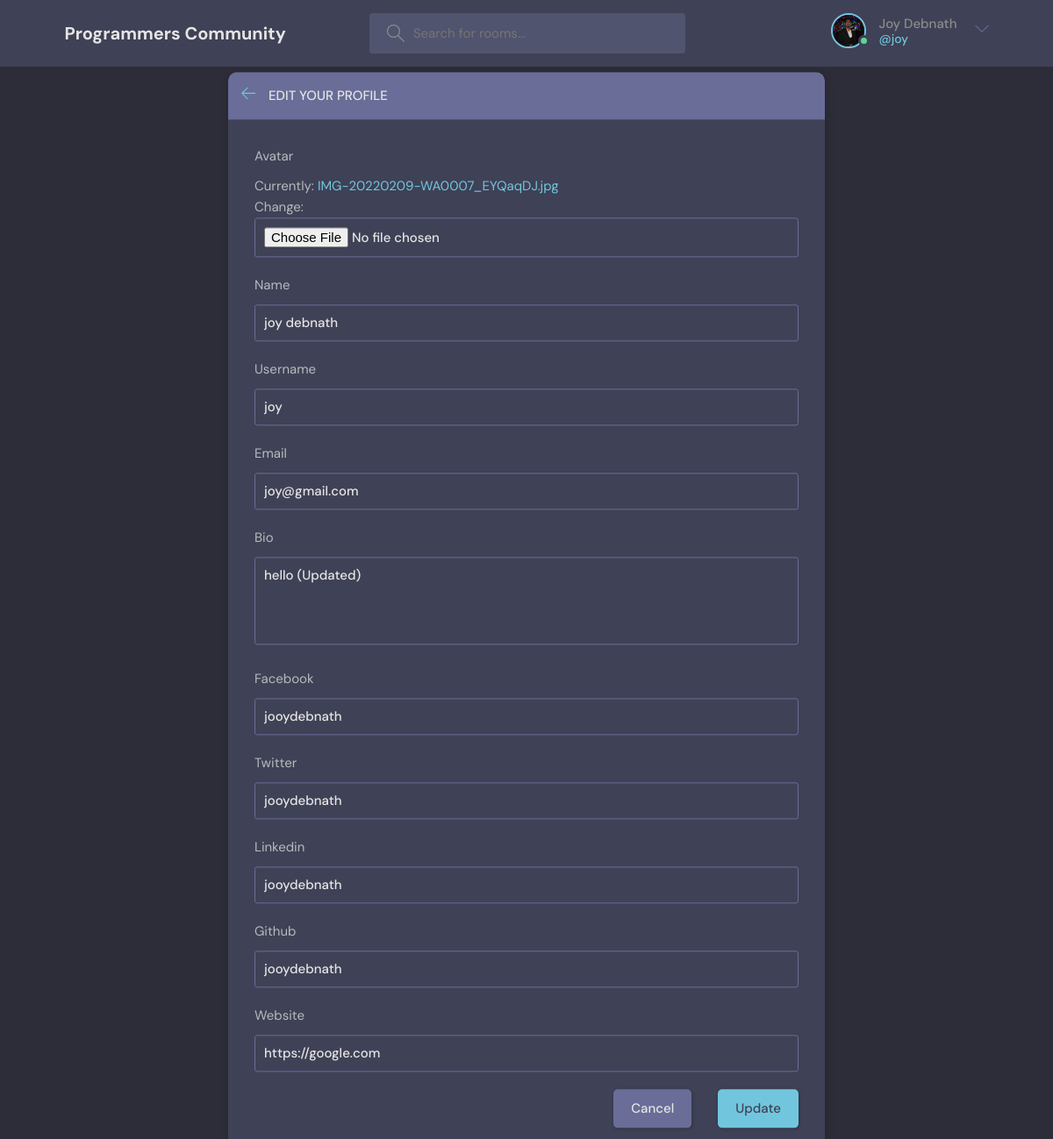
The page /update-user/ (signed in) on the database its author committed.
### base/models.py (models this page shows)
class User(AbstractUser):
    name = models.CharField(max_length=300, null=True)
    email = models.EmailField(unique=True, null=True)
    bio = models.TextField(null=True)
    avatar = models.ImageField(default='avatar.svg', null=True)
    facebook = models.CharField(max_length=300, null=True, blank=True)
    twitter = models.CharField(max_length=300, null=True, blank=True)
    linkedin = models.CharField(max_length=300, null=True, blank=True)
    github = models.CharField(max_length=300, null=True, blank=True)
    website = models.URLField(null=True, blank=True)
    USERNAME_FIELD = 'email'
    REQUIRED_FIELDS = ['username']

### base/views.py (the view)
# urls.py: path('update-user/', views.updateUser, name='update-user'),
@login_required(login_url='login')
def updateUser(request):
    user = request.user
    form = UserForm(instance = user)
    if request.method == 'POST':
        form = UserForm(request.POST, request.FILES, instance=user)
        if form.is_valid():
            form.save()
            return redirect('profile', pk=user.id)
    context = {'form':form}
    return render(request, 'base/update-user.html', context)

### base/forms.py
class UserForm(ModelForm):
    class Meta:
        model = User
        fields = ['avatar', 'name', 'username', 'email', 'bio', 'facebook', 'twitter', 'linkedin', 'github', 'website']

### base/templates/base/update-user.html (shortened to what this page needs)
{% extends 'base.html' %}
{% load static %}
{% block content %}
  <main class="update-account layout">
      <div class="container">
          <div class="layout__box">
              <div class="layout__boxHeader">
                  <div class="layout__boxTitle">
                      <a href="{% url 'profile' user.id %}">
                          <svg version="1.1" xmlns="http://www.w3.org/2000/svg" width="32" height="32"
                              viewBox="0 0 32 32">
                              <title>arrow-left</title>
                              <path
                                  d="M13.723 2.286l-13.723 13.714 13.719 13.714 1.616-1.611-10.96-10.96h27.625v-2.286h-27.625l10.965-10.965-1.616-1.607z">
                              </path>
                          </svg>
                      </a>
                      <h3>Edit your profile</h3>
                  </div>
              </div>
              <div class="layout__body">
                  <form class="form" action="" method="POST" enctype="multipart/form-data">
                    {% for field in form %}
                      <div class="form__group">
                          <label for="profile_pic">{{ field.label }}</label>
                          {{ field }}
                      </div>
                    {% endfor %}
                      <div class="form__action">
                          <a class="btn btn--dark" href="{% url 'profile' user.id %}">Cancel</a>
                          <button class="btn btn--main" type="submit">Update</button>
                      </div>
                  </form>
              </div>
          </div>
      </div>
  </main>
{% endblock %}

### templates/navbar.html (shortened to what this page needs)
{% load static %}
<header class="header header--loggedIn">
    <div class="container">
      <a href="{% url 'home' %}" class="header__logo">
        <h1>Programmers Community</h1>
      </a>
      <form class="header__search" method="GET" action="{% url 'home' %}">
        <label>
          <input name="q" placeholder="Search for rooms..." />
        </label>
      </form>
      <nav class="header__menu">
    {% if request.user.is_authenticated %}
        <div class="header__user">
          <a href="{% url 'profile' user.id %}">
            <div class="avatar avatar--medium active">
              <img src="{{ request.user.avatar.url }}" />
            </div>
            <p>{{ request.user.name|title }} <span>@{{ request.user.username }}</span></p>
          </a>
          <button class="dropdown-button">
            <svg version="1.1" xmlns="http://www.w3.org/2000/svg" width="32" height="32" viewBox="0 0 32 32">
              <title>chevron-down</title>
              <path d="M16 21l-13-13h-3l16 16 16-16h-3l-13 13z"></path>
            </svg>
          </button>
        </div>
        {% else %}
            <a href="{% url 'login' %}">
            <img src="{% static 'images/avatar.svg' %}" />
            <p>Login</p>
            </a>
        {% endif %}
      </nav>
    </div>
  </header>

### rows shown on the page
User: user.avatar (picture), user.name "Joy Debnath", user.username "joy", form "joy debnath" "joy" "joy@gmail.com" "hello (Updated)" "jooydebnath" "jooydebnath" "jooydebnath" "jooydebnath" "https://google.com"

### other values the page prints
{{ field.label }} "Avatar" "Name" "Username" "Email" "Bio" "Facebook" "Twitter" "Linkedin" "Github" "Website"
